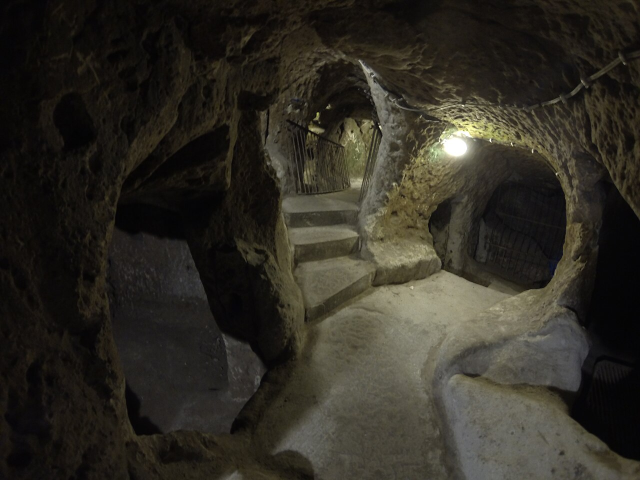
#> input picture assets/scene2_tunnel.jpg, 1280 x 960 px, found by its file name (shown at 1/2 size)
$ python generate_thumbnail.py
#> lines starting #> are read from the running program, lines starting #| are printed output that depends on the picture
"""
generate_thumbnail.py
=====================
Generates a professional, scroll-stopping Reel cover/thumbnail image.

Design principles:
- 1:1 square (1080×1080) for Facebook feed preview
- 9:16 (1080×1920) for Instagram Reel cover (with safe zone crop guides)
- Bold hook question text in Anton font — the #1 scroll-stop driver
- Dramatic dark background from the best archival scene
- Cinematic gradient overlay for text legibility
- Subtle branded frame / accent line
- Saves both the square and portrait versions
"""

import os
from PIL import Image, ImageDraw, ImageFont, ImageFilter

# ─────────────────────────────────────────────────────────────────────────────
# CONFIG
# ─────────────────────────────────────────────────────────────────────────────
FONTS_DIR    = "fonts"
ASSETS_DIR   = "assets"
ARTIFACTS    = r"C:\Users\omokolade\.gemini\antigravity-cli\brain\4b4eb2b3-3526-4c80-80e3-820420a62e57"

# Best dramatic scene for the thumbnail background
BG_SCENE     = os.path.join(ASSETS_DIR, "scene2_tunnel.jpg")   # dark tunnel — most cinematic

# Hook text — the first thing viewers see before hitting play
HOOK_LINE1   = "HE FOUND A"
HOOK_LINE2   = "SECRET DOOR"
HOOK_LINE3   = "IN HIS BASEMENT"

# Sub-hook teaser (smaller text below)
SUB_TEXT     = "What lay beneath changed history forever."

# Accent colour — matches the gold active caption colour in the video
GOLD         = (255, 215,   0)
WHITE        = (255, 255, 255)
DARK_OVERLAY = (0,   0,   0,  170)   # semi-transparent dark gradient
ACCENT_LINE  = (255, 215,   0, 200)  # gold rule line

# Output paths
OUT_PORTRAIT = os.path.join(ARTIFACTS, "thumbnail_portrait.jpg")   # 1080×1920 Reel cover
OUT_SQUARE   = os.path.join(ARTIFACTS, "thumbnail_square.jpg")     # 1080×1080 Feed preview

# ─────────────────────────────────────────────────────────────────────────────
# FONT LOADER
# ─────────────────────────────────────────────────────────────────────────────
def get_font(name, size):
    paths = {
        "Anton":      os.path.join(FONTS_DIR, "Anton-Regular.ttf"),
        "Montserrat": os.path.join(FONTS_DIR, "Montserrat-Variable.ttf"),
    }
    p = paths.get(name)
    if p and os.path.exists(p):
        return ImageFont.truetype(p, size)
    return ImageFont.load_default()


# ─────────────────────────────────────────────────────────────────────────────
# CORE THUMBNAIL BUILDER
# ─────────────────────────────────────────────────────────────────────────────
def build_thumbnail(width, height, output_path, label=""):
#> called with width = 1080, height = 1920, label = 'Portrait 9:16 (Reel cover)'
    W, H = width, height

    # 1. Load + resize background
    bg = Image.open(BG_SCENE).convert("RGBA")
    # Fill the canvas — crop to centre
    bg_ratio  = bg.width / bg.height
#> bg_ratio = 1.33
    tgt_ratio = W / H
    if bg_ratio > tgt_ratio:
        new_h = H
        new_w = int(H * bg_ratio)
#> new_w = 2560
    else:
        new_w = W
        new_h = int(W / bg_ratio)
    bg = bg.resize((new_w, new_h), Image.LANCZOS)
#> bg: PIL image 2560x1920 RGBA
    left = (new_w - W) // 2
#> left = 740
    top  = (new_h - H) // 2
    bg   = bg.crop((left, top, left + W, top + H))
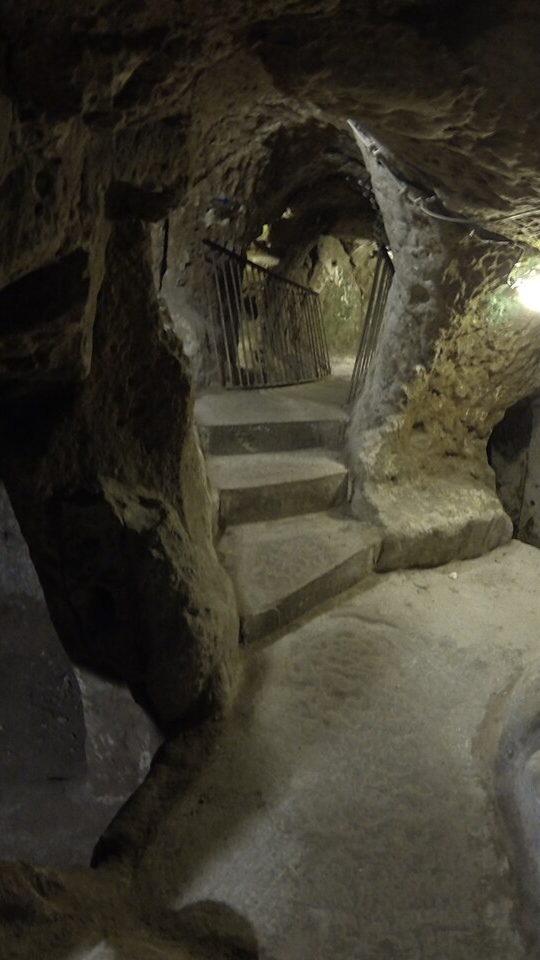
#> bg: PIL image 1080x1920 RGBA (shown at 1/2 size); mean R, G, B, A 60.6, 57, 44.8, 255

    # 2. Subtle blur — keeps background mysterious, text pops
    bg = bg.filter(ImageFilter.GaussianBlur(radius=1.4))

    # 3. Gradient overlay — dark at top and bottom, lighter in the middle
    overlay = Image.new("RGBA", (W, H), (0, 0, 0, 0))
#> overlay: PIL image 1080x1920 RGBA; every value is 0
    draw_ov  = ImageDraw.Draw(overlay)
    # Top gradient (dark → transparent)
    for y in range(H // 2):
        alpha = int(200 * (1 - y / (H // 2)))
        draw_ov.line([(0, y), (W, y)], fill=(0, 0, 0, alpha))
    # Bottom gradient (transparent → very dark)
    for y in range(H // 2, H):
        alpha = int(230 * ((y - H // 2) / (H // 2)))
        draw_ov.line([(0, y), (W, y)], fill=(0, 0, 0, alpha))

    bg = Image.alpha_composite(bg, overlay)
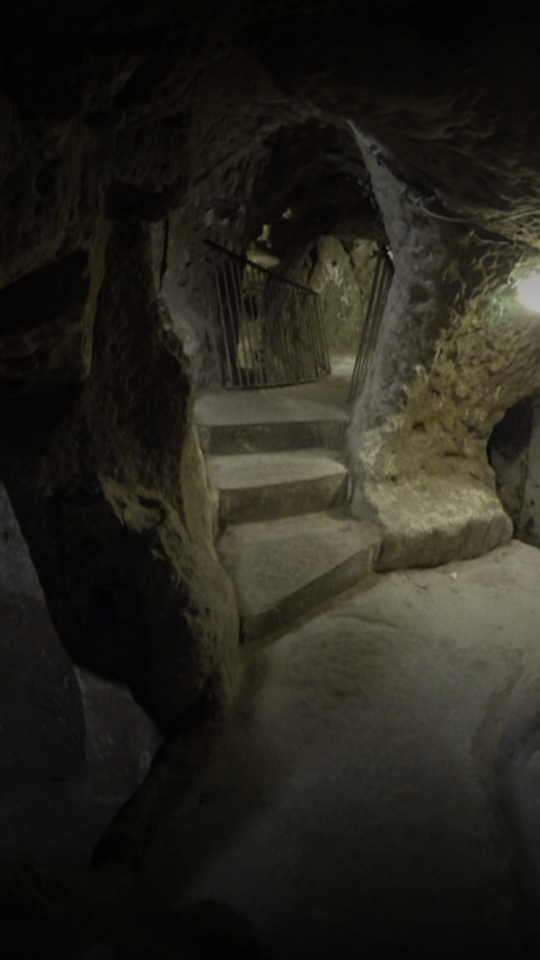
#> bg: PIL image 1080x1920 RGBA (shown at 1/2 size); mean R, G, B, A 37.3, 35.2, 27.4, 255
    draw = ImageDraw.Draw(bg)

    # 4. Gold accent rule — top
    rule_y = int(H * 0.08)
    draw.rectangle([(80, rule_y), (W - 80, rule_y + 4)], fill=GOLD + (210,))

    # 5. "HISTORY UNCOVERED" eyebrow label
    eyebrow_font = get_font("Montserrat", max(26, H // 60))
    eyebrow_text = "HISTORY UNCOVERED"
    ebb = draw.textbbox((0, 0), eyebrow_text, font=eyebrow_font)
#> ebb = (0, 2, 104, 10)
    ew  = ebb[2] - ebb[0]
#> ew = 104
    draw.text(((W - ew) // 2, rule_y + 20), eyebrow_text,
              font=eyebrow_font, fill=GOLD + (255,),
              stroke_width=0)

    # 6. Main hook text — Anton, large, centred, with tight shadow
    hook_font_size = max(80, H // 10)    # scales with canvas
    hook_font      = get_font("Anton", hook_font_size)
    lines          = [HOOK_LINE1, HOOK_LINE2, HOOK_LINE3]

    # Measure total block height
    line_heights = []
    for ln in lines:
        bb = draw.textbbox((0, 0), ln, font=hook_font)
        line_heights.append(bb[3] - bb[1])
#> this loop made 3 passes
#> bb on passes 1 to 3: (0, 2, 60, 10), (0, 2, 67, 10), (0, 2, 86, 10)
#> after the loop, line_heights = [8, 8, 8]
    line_gap     = int(hook_font_size * 0.15)
    total_h      = sum(line_heights) + line_gap * (len(lines) - 1)
#> total_h = 80
    start_y      = (H - total_h) // 2 - int(H * 0.04)   # slightly above centre
#> start_y = 844

    y = start_y
#> y = 844
    for i, (ln, lh) in enumerate(zip(lines, line_heights)):
        bb   = draw.textbbox((0, 0), ln, font=hook_font)
        lw   = bb[2] - bb[0]
        x    = (W - lw) // 2

        # Drop shadow
        shadow_offset = max(3, hook_font_size // 30)
        draw.text((x + shadow_offset, y + shadow_offset), ln,
                  font=hook_font, fill=(0, 0, 0, 200))

        # Main text — line 2 gets the gold treatment for maximum impact
        colour = GOLD if i == 1 else WHITE
        draw.text((x, y), ln, font=hook_font, fill=colour)

        y += lh + line_gap
#> this loop made 3 passes
#> (ln, bb, lw, x, colour, y) on passes 1 to 3: ('HE FOUND A', (0, 2, 60, 10), 60, 510, (255, 255, 255), 880), ('SECRET DOOR', (0, 2, 67, 10), 67, 506, (255, 215, 0), 916), ('IN HIS BASEMENT', (0, 2, 86, 10), 86, 497, (255, 255, 255), 952)
#> after the loop, y = 952

    # 7. Sub-hook teaser
    sub_font = get_font("Montserrat", max(28, H // 52))
    sbb      = draw.textbbox((0, 0), SUB_TEXT, font=sub_font)
#> sbb = (0, 1, 196, 12)
    sw       = sbb[2] - sbb[0]
#> sw = 196
    draw.text(((W - sw) // 2, y + int(H * 0.03)), SUB_TEXT,
              font=sub_font, fill=(210, 210, 210, 240))

    # 8. Bottom gold rule
    bot_rule_y = H - int(H * 0.06)
    draw.rectangle([(80, bot_rule_y), (W - 80, bot_rule_y + 4)], fill=GOLD + (180,))

    # 9. "WATCH TO THE END" call-to-action badge (bottom centre)
    cta_font = get_font("Anton", max(32, H // 42))
    cta_text = "WATCH TO THE END"
    cbb      = draw.textbbox((0, 0), cta_text, font=cta_font)
#> cbb = (0, 2, 97, 10)
    cw       = cbb[2] - cbb[0]
#> cw = 97
    ch       = cbb[3] - cbb[1]
#> ch = 8
    cx       = (W - cw) // 2
#> cx = 491
    cy       = bot_rule_y + 12
    # Badge background
    pad = 16
    draw.rounded_rectangle(
        [cx - pad, cy - pad // 2, cx + cw + pad, cy + ch + pad // 2],
        radius=8, fill=(255, 215, 0, 230)
    )
    draw.text((cx, cy), cta_text, font=cta_font, fill=(0, 0, 0, 255))

    # 10. Safe zone guides overlay (visual only — dotted lines showing Instagram safe zone)
    if H == 1920:
        safe_top    = int(H * 0.12)
        safe_bottom = int(H * 0.88)
        # very subtle — just faint dashed lines
        dash_col = (255, 255, 255, 30)
        for x in range(0, W, 20):
            draw.point((x, safe_top),    fill=dash_col)
            draw.point((x, safe_bottom), fill=dash_col)

    # Save
    out = bg.convert("RGB")
    out.save(output_path, quality=97)
    print(f"[THUMB] {label} -> {output_path}")
    return output_path


# ─────────────────────────────────────────────────────────────────────────────
# MAIN
# ─────────────────────────────────────────────────────────────────────────────
def main():
    print("=" * 60)
    print("  THUMBNAIL GENERATOR — Portrait + Square")
    print("=" * 60)
    build_thumbnail(1080, 1920, OUT_PORTRAIT, "Portrait 9:16 (Reel cover)")
    build_thumbnail(1080, 1080, OUT_SQUARE,   "Square 1:1 (Feed preview)")
#> call 2 of build_thumbnail, with width = 1080, height = 1080, label = 'Square 1:1 (Feed preview)'
#> in build_thumbnail (call 2), `bg   = bg.crop((left, top, left + W, top + H))`:
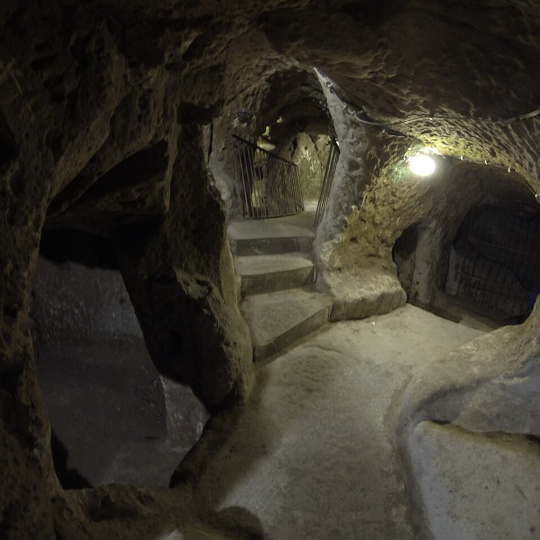
#> bg: PIL image 1080x1080 RGBA (shown at 1/2 size); mean R, G, B, A 54.9, 51.5, 41.7, 255
#> in build_thumbnail (call 2), `overlay = Image.new("RGBA", (W, H), (0, 0, 0, 0))`: overlay: PIL image 1080x1080 RGBA; every value is 0
#> in build_thumbnail (call 2), `bg = Image.alpha_composite(bg, overlay)`:
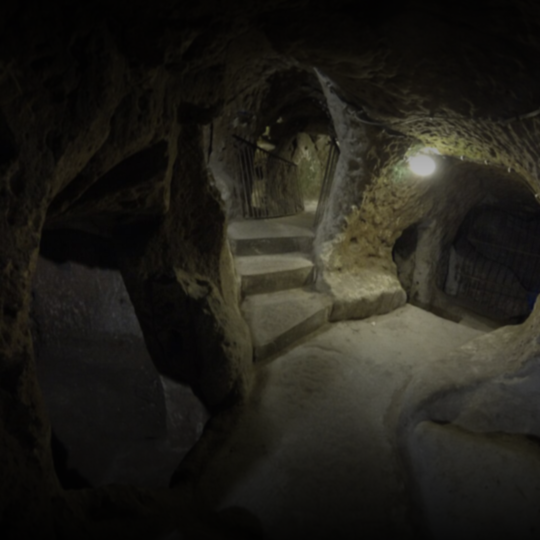
#> bg: PIL image 1080x1080 RGBA (shown at 1/2 size); mean R, G, B, A 32.8, 30.8, 24.7, 255
#> the loop in build_thumbnail (call 2), `for ln in lines:` made 3 passes
#> in build_thumbnail (call 2), `total_h      = sum(line_heights) + line_gap * (len(lines) - 1)`: total_h = 56
#> in build_thumbnail (call 2), `start_y      = (H - total_h) // 2 - int(H * 0.04)`: start_y = 469
#> the loop in build_thumbnail (call 2), `for i, (ln, lh) in enumerate(zip(lines, line_heights)):` made 3 passes
#> (ln, bb, lw, x, colour, y) on passes 1 to 3: ('HE FOUND A', (0, 2, 60, 10), 60, 510, (255, 255, 255), 493), ('SECRET DOOR', (0, 2, 67, 10), 67, 506, (255, 215, 0), 517), ('IN HIS BASEMENT', (0, 2, 86, 10), 86, 497, (255, 255, 255), 541)
#> after the loop in build_thumbnail (call 2), `for i, (ln, lh) in enumerate(zip(lines, line_heights)):`: y = 541
    print("\nDone. Both thumbnails saved to artifacts.")


if __name__ == "__main__":
    main()

$ run again, with assets/scene08_ozkonak_tunnel.jpg copied over assets/scene2_tunnel.jpg
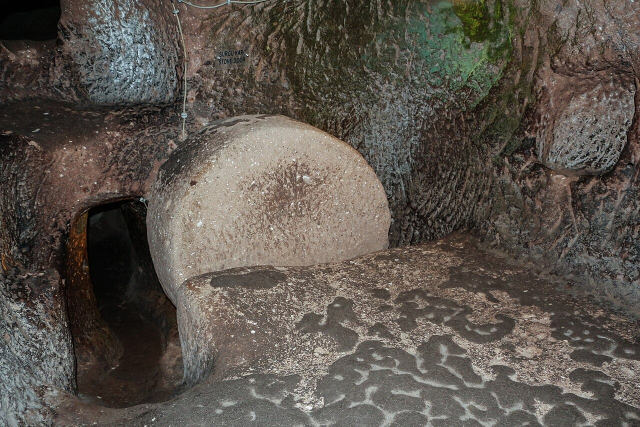
#> input picture assets/scene08_ozkonak_tunnel.jpg, 1280 x 853 px, found by its file name (shown at 1/2 size)
#> overlay: PIL image 1080x1920 RGBA; every value is 0
#> in build_thumbnail, `bg = Image.alpha_composite(bg, overlay)`:
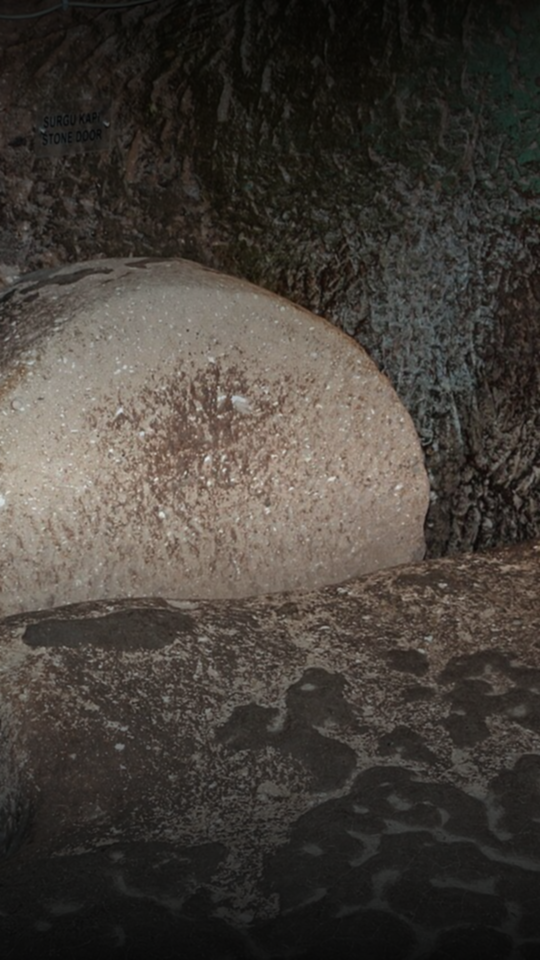
#> bg: PIL image 1080x1920 RGBA (shown at 1/2 size); mean R, G, B, A 68.5, 62.9, 56.9, 255
#> ebb = (0, 2, 104, 10)
#> ew = 104
#> the loop in build_thumbnail, `for ln in lines:` made 3 passes
#> bb on passes 1 to 3: (0, 2, 60, 10), (0, 2, 67, 10), (0, 2, 86, 10)
#> after the loop in build_thumbnail, `for ln in lines:`: line_heights = [8, 8, 8]
#> total_h = 80
#> start_y = 844
#> the loop in build_thumbnail, `for i, (ln, lh) in enumerate(zip(lines, line_heights)):` made 3 passes
#> (ln, bb, lw, x, colour, y) on passes 1 to 3: ('HE FOUND A', (0, 2, 60, 10), 60, 510, (255, 255, 255), 880), ('SECRET DOOR', (0, 2, 67, 10), 67, 506, (255, 215, 0), 916), ('IN HIS BASEMENT', (0, 2, 86, 10), 86, 497, (255, 255, 255), 952)
#> after the loop in build_thumbnail, `for i, (ln, lh) in enumerate(zip(lines, line_heights)):`: y = 952
#> sbb = (0, 1, 196, 12)
#> sw = 196
#> cbb = (0, 2, 97, 10)
#> cw = 97
#> ch = 8
#> cx = 491
#> overlay: PIL image 1080x1080 RGBA; every value is 0
#> in build_thumbnail (call 2), `bg = Image.alpha_composite(bg, overlay)`:
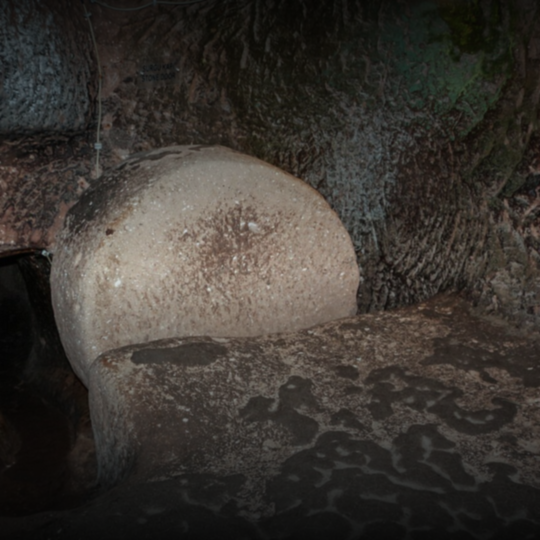
#> bg: PIL image 1080x1080 RGBA (shown at 1/2 size); mean R, G, B, A 58.5, 53.9, 48.6, 255
#> the loop in build_thumbnail (call 2), `for ln in lines:` made 3 passes
#> total_h = 56
#> start_y = 469
#> the loop in build_thumbnail (call 2), `for i, (ln, lh) in enumerate(zip(lines, line_heights)):` made 3 passes
#> (ln, bb, lw, x, colour, y) on passes 1 to 3: ('HE FOUND A', (0, 2, 60, 10), 60, 510, (255, 255, 255), 493), ('SECRET DOOR', (0, 2, 67, 10), 67, 506, (255, 215, 0), 517), ('IN HIS BASEMENT', (0, 2, 86, 10), 86, 497, (255, 255, 255), 541)
#> after the loop in build_thumbnail (call 2), `for i, (ln, lh) in enumerate(zip(lines, line_heights)):`: y = 541
#> out: PIL image 1080x1080 RGB
